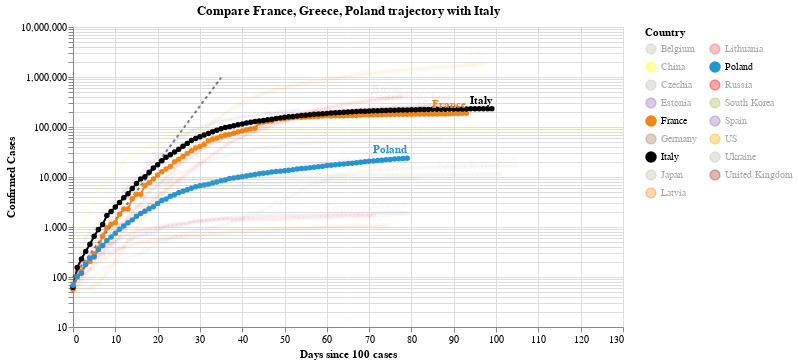

Source (notebook cell):
### Code cell
#hide_input
chart2 = make_since_chart(dff2, ['France', 'Greece', 'Poland'], baseline_countries)
chart2

### Figure 1 — Vega-Lite specification as saved in the notebook (floating-point values rounded to 4 significant figures; data arrays with more than 128 entries replaced by an {"elided": "..."} marker saying what was removed)
{"config": {"view": {"continuousWidth": 400, "continuousHeight": 300}}, "layer": [{"data": {"name": "data-628230001892d6798b50651be41d1b3e"}, "mark": {"type": "line", "color": "black", "opacity": 0.5, "strokeDash": [3, 3]}, "encoding": {"x": {"type": "quantitative", "field": "Days since 100 cases"}, "y": {"type": "quantitative", "field": "Confirmed Cases"}}}, {"data": {"name": "data-16c7bf737b0dade94aece7667fd8d94b"}, "mark": {"type": "line", "point": true}, "encoding": {"color": {"type": "nominal", "field": "Country", "legend": {"columns": 2}, "scale": {"domain": ["Belgium", "China", "Czechia", "Estonia", "France", "Germany", "Italy", "Japan", "Latvia", "Lithuania", "Poland", "Russia", "South Korea", "Spain", "US", "Ukraine", "United Kingdom"], "range": ["#C1B7AD", "yellow", "#C1B7AD", "#9467bd", "#F58518", "#9D755D", "black", "#C1B7AD", "#F58518", "#E45756", "#2495D3", "red", "#A1BA59", "#9467bd", "orange", "#C1B7AD", "brown"]}}, "opacity": {"condition": {"value": 1, "selection": "selector005"}, "value": 0.05}, "tooltip": [{"type": "nominal", "field": "Country"}, {"type": "temporal", "field": "Date"}, {"type": "quantitative", "field": "Confirmed Cases"}, {"type": "quantitative", "field": "Days since 100 cases"}], "x": {"type": "quantitative", "field": "Days since 100 cases"}, "y": {"type": "quantitative", "field": "Confirmed Cases", "scale": {"type": "log"}}}, "selection": {"selector005": {"type": "multi", "fields": ["Country"], "bind": "legend", "init": [{"Country": "France"}, {"Country": "Greece"}, {"Country": "Poland"}, {"Country": "Italy"}]}}, "width": 550}, {"data": {"name": "data-16c7bf737b0dade94aece7667fd8d94b"}, "mark": {"type": "text", "align": "right", "dy": -8, "fontWeight": "bold"}, "encoding": {"color": {"type": "nominal", "field": "Country", "legend": {"columns": 2}, "scale": {"domain": ["Belgium", "China", "Czechia", "Estonia", "France", "Germany", "Italy", "Japan", "Latvia", "Lithuania", "Poland", "Russia", "South Korea", "Spain", "US", "Ukraine", "United Kingdom"], "range": ["#C1B7AD", "yellow", "#C1B7AD", "#9467bd", "#F58518", "#9D755D", "black", "#C1B7AD", "#F58518", "#E45756", "#2495D3", "red", "#A1BA59", "#9467bd", "orange", "#C1B7AD", "brown"]}}, "opacity": {"condition": {"value": 1, "selection": "selector005"}, "value": 0.05}, "text": {"type": "nominal", "field": "Country"}, "tooltip": [{"type": "nominal", "field": "Country"}, {"type": "temporal", "field": "Date"}, {"type": "quantitative", "field": "Confirmed Cases"}, {"type": "quantitative", "field": "Days since 100 cases"}], "x": {"type": "quantitative", "field": "Days since 100 cases"}, "y": {"type": "quantitative", "field": "Confirmed Cases", "scale": {"type": "log"}}}, "transform": [{"filter": "(datum['Date'] >= 1590883200000)"}], "width": 550}], "title": "Compare France, Greece, Poland trajectory with Italy", "$schema": "https://vega.github.io/schema/vega-lite/v4.0.2.json", "datasets": {"data-628230001892d6798b50651be41d1b3e": [{"Days since 100 cases": 0, "Confirmed Cases": 100.0}, {"Days since 100 cases": 1, "Confirmed Cases": 130.0}, {"Days since 100 cases": 2, "Confirmed Cases": 169.0}, {"Days since 100 cases": 3, "Confirmed Cases": 219.7}, {"Days since 100 cases": 4, "Confirmed Cases": 285.6}, {"Days since 100 cases": 5, "Confirmed Cases": 371.3}, {"Days since 100 cases": 6, "Confirmed Cases": 482.7}, {"Days since 100 cases": 7, "Confirmed Cases": 627.5}, {"Days since 100 cases": 8, "Confirmed Cases": 815.7}, {"Days since 100 cases": 9, "Confirmed Cases": 1060.0}, {"Days since 100 cases": 10, "Confirmed Cases": 1379.0}, {"Days since 100 cases": 11, "Confirmed Cases": 1792.0}, {"Days since 100 cases": 12, "Confirmed Cases": 2330.0}, {"Days since 100 cases": 13, "Confirmed Cases": 3029.0}, {"Days since 100 cases": 14, "Confirmed Cases": 3937.0}, {"Days since 100 cases": 15, "Confirmed Cases": 5119.0}, {"Days since 100 cases": 16, "Confirmed Cases": 6654.0}, {"Days since 100 cases": 17, "Confirmed Cases": 8650.0}, {"Days since 100 cases": 18, "Confirmed Cases": 11250.0}, {"Days since 100 cases": 19, "Confirmed Cases": 14620.0}, {"Days since 100 cases": 20, "Confirmed Cases": 19000.0}, {"Days since 100 cases": 21, "Confirmed Cases": 24710.0}, {"Days since 100 cases": 22, "Confirmed Cases": 32120.0}, {"Days since 100 cases": 23, "Confirmed Cases": 41750.0}, {"Days since 100 cases": 24, "Confirmed Cases": 54280.0}, {"Days since 100 cases": 25, "Confirmed Cases": 70560.0}, {"Days since 100 cases": 26, "Confirmed Cases": 91730.0}, {"Days since 100 cases": 27, "Confirmed Cases": 119300.0}, {"Days since 100 cases": 28, "Confirmed Cases": 155000.0}, {"Days since 100 cases": 29, "Confirmed Cases": 201500.0}, {"Days since 100 cases": 30, "Confirmed Cases": 262000.0}, {"Days since 100 cases": 31, "Confirmed Cases": 340600.0}, {"Days since 100 cases": 32, "Confirmed Cases": 442800.0}, {"Days since 100 cases": 33, "Confirmed Cases": 575600.0}, {"Days since 100 cases": 34, "Confirmed Cases": 748300.0}, {"Days since 100 cases": 35, "Confirmed Cases": 972800.0}], "data-16c7bf737b0dade94aece7667fd8d94b": {"elided": "1533 records"}}}
